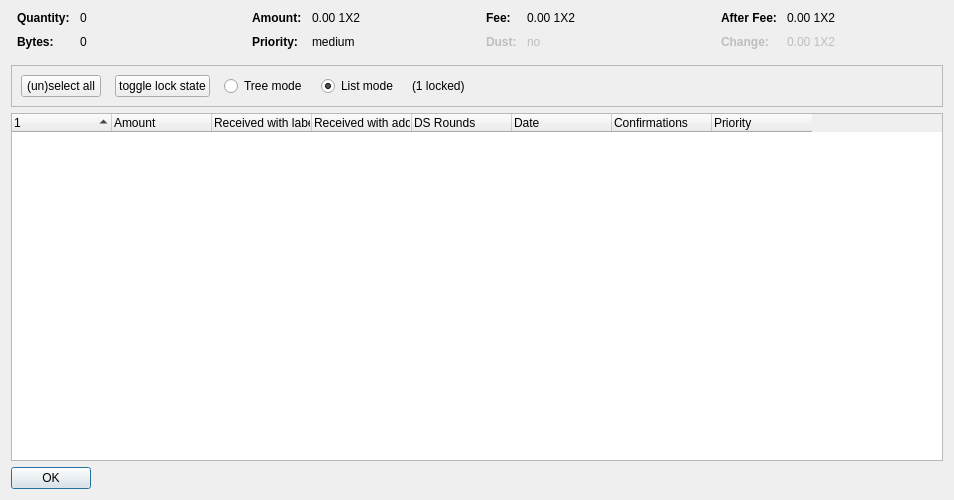
<?xml version="1.0" encoding="UTF-8"?>
<ui version="4.0">
 <class>CoinControlDialog</class>
 <widget class="QDialog" name="CoinControlDialog">
  <property name="geometry">
   <rect>
    <x>0</x>
    <y>0</y>
    <width>954</width>
    <height>500</height>
   </rect>
  </property>
  <property name="windowTitle">
   <string>Coin Selection</string>
  </property>
  <layout class="QVBoxLayout" name="verticalLayout">
   <item>
    <layout class="QHBoxLayout" name="horizontalLayoutTop" stretch="0,0,0,0">
     <property name="topMargin">
      <number>0</number>
     </property>
     <property name="bottomMargin">
      <number>10</number>
     </property>
     <item>
      <layout class="QFormLayout" name="formLayoutCoinControl1">
       <property name="horizontalSpacing">
        <number>10</number>
       </property>
       <property name="verticalSpacing">
        <number>10</number>
       </property>
       <property name="leftMargin">
        <number>6</number>
       </property>
       <property name="rightMargin">
        <number>6</number>
       </property>
       <item row="0" column="0">
        <widget class="QLabel" name="labelCoinControlQuantityText">
         <property name="font">
          <font>
           <weight>75</weight>
           <bold>true</bold>
          </font>
         </property>
         <property name="text">
          <string>Quantity:</string>
         </property>
        </widget>
       </item>
       <item row="0" column="1">
        <widget class="QLabel" name="labelCoinControlQuantity">
         <property name="cursor">
          <cursorShape>IBeamCursor</cursorShape>
         </property>
         <property name="contextMenuPolicy">
          <enum>Qt::ActionsContextMenu</enum>
         </property>
         <property name="text">
          <string notr="true">0</string>
         </property>
         <property name="textInteractionFlags">
          <set>Qt::LinksAccessibleByMouse|Qt::TextSelectableByKeyboard|Qt::TextSelectableByMouse</set>
         </property>
        </widget>
       </item>
       <item row="1" column="0">
        <widget class="QLabel" name="labelCoinControlBytesText">
         <property name="font">
          <font>
           <weight>75</weight>
           <bold>true</bold>
          </font>
         </property>
         <property name="text">
          <string>Bytes:</string>
         </property>
        </widget>
       </item>
       <item row="1" column="1">
        <widget class="QLabel" name="labelCoinControlBytes">
         <property name="cursor">
          <cursorShape>IBeamCursor</cursorShape>
         </property>
         <property name="contextMenuPolicy">
          <enum>Qt::ActionsContextMenu</enum>
         </property>
         <property name="text">
          <string notr="true">0</string>
         </property>
         <property name="textInteractionFlags">
          <set>Qt::LinksAccessibleByMouse|Qt::TextSelectableByKeyboard|Qt::TextSelectableByMouse</set>
         </property>
        </widget>
       </item>
      </layout>
     </item>
     <item>
      <layout class="QFormLayout" name="formLayoutCoinControl2">
       <property name="horizontalSpacing">
        <number>10</number>
       </property>
       <property name="verticalSpacing">
        <number>10</number>
       </property>
       <property name="leftMargin">
        <number>6</number>
       </property>
       <property name="rightMargin">
        <number>6</number>
       </property>
       <item row="0" column="0">
        <widget class="QLabel" name="labelCoinControlAmountText">
         <property name="font">
          <font>
           <weight>75</weight>
           <bold>true</bold>
          </font>
         </property>
         <property name="text">
          <string>Amount:</string>
         </property>
        </widget>
       </item>
       <item row="0" column="1">
        <widget class="QLabel" name="labelCoinControlAmount">
         <property name="cursor">
          <cursorShape>IBeamCursor</cursorShape>
         </property>
         <property name="contextMenuPolicy">
          <enum>Qt::ActionsContextMenu</enum>
         </property>
         <property name="text">
          <string notr="true">0.00 1X2</string>
         </property>
         <property name="textInteractionFlags">
          <set>Qt::LinksAccessibleByMouse|Qt::TextSelectableByKeyboard|Qt::TextSelectableByMouse</set>
         </property>
        </widget>
       </item>
       <item row="1" column="0">
        <widget class="QLabel" name="labelCoinControlPriorityText">
         <property name="font">
          <font>
           <weight>75</weight>
           <bold>true</bold>
          </font>
         </property>
         <property name="text">
          <string>Priority:</string>
         </property>
        </widget>
       </item>
       <item row="1" column="1">
        <widget class="QLabel" name="labelCoinControlPriority">
         <property name="cursor">
          <cursorShape>IBeamCursor</cursorShape>
         </property>
         <property name="contextMenuPolicy">
          <enum>Qt::ActionsContextMenu</enum>
         </property>
         <property name="text">
          <string>medium</string>
         </property>
         <property name="textInteractionFlags">
          <set>Qt::LinksAccessibleByMouse|Qt::TextSelectableByKeyboard|Qt::TextSelectableByMouse</set>
         </property>
        </widget>
       </item>
      </layout>
     </item>
     <item>
      <layout class="QFormLayout" name="formLayoutCoinControl3">
       <property name="horizontalSpacing">
        <number>10</number>
       </property>
       <property name="verticalSpacing">
        <number>10</number>
       </property>
       <property name="leftMargin">
        <number>6</number>
       </property>
       <property name="rightMargin">
        <number>6</number>
       </property>
       <item row="0" column="0">
        <widget class="QLabel" name="labelCoinControlFeeText">
         <property name="font">
          <font>
           <weight>75</weight>
           <bold>true</bold>
          </font>
         </property>
         <property name="text">
          <string>Fee:</string>
         </property>
        </widget>
       </item>
       <item row="0" column="1">
        <widget class="QLabel" name="labelCoinControlFee">
         <property name="cursor">
          <cursorShape>IBeamCursor</cursorShape>
         </property>
         <property name="contextMenuPolicy">
          <enum>Qt::ActionsContextMenu</enum>
         </property>
         <property name="text">
          <string notr="true">0.00 1X2</string>
         </property>
         <property name="textInteractionFlags">
          <set>Qt::LinksAccessibleByMouse|Qt::TextSelectableByKeyboard|Qt::TextSelectableByMouse</set>
         </property>
        </widget>
       </item>
       <item row="1" column="0">
        <widget class="QLabel" name="labelCoinControlLowOutputText">
         <property name="enabled">
          <bool>false</bool>
         </property>
         <property name="font">
          <font>
           <weight>75</weight>
           <bold>true</bold>
          </font>
         </property>
         <property name="text">
          <string>Dust:</string>
         </property>
        </widget>
       </item>
       <item row="1" column="1">
        <widget class="QLabel" name="labelCoinControlLowOutput">
         <property name="enabled">
          <bool>false</bool>
         </property>
         <property name="cursor">
          <cursorShape>IBeamCursor</cursorShape>
         </property>
         <property name="contextMenuPolicy">
          <enum>Qt::ActionsContextMenu</enum>
         </property>
         <property name="text">
          <string>no</string>
         </property>
         <property name="textInteractionFlags">
          <set>Qt::LinksAccessibleByMouse|Qt::TextSelectableByKeyboard|Qt::TextSelectableByMouse</set>
         </property>
        </widget>
       </item>
      </layout>
     </item>
     <item>
      <layout class="QFormLayout" name="formLayoutCoinControl4">
       <property name="horizontalSpacing">
        <number>10</number>
       </property>
       <property name="verticalSpacing">
        <number>10</number>
       </property>
       <property name="leftMargin">
        <number>6</number>
       </property>
       <property name="rightMargin">
        <number>6</number>
       </property>
       <item row="0" column="0">
        <widget class="QLabel" name="labelCoinControlAfterFeeText">
         <property name="font">
          <font>
           <weight>75</weight>
           <bold>true</bold>
          </font>
         </property>
         <property name="text">
          <string>After Fee:</string>
         </property>
        </widget>
       </item>
       <item row="0" column="1">
        <widget class="QLabel" name="labelCoinControlAfterFee">
         <property name="cursor">
          <cursorShape>IBeamCursor</cursorShape>
         </property>
         <property name="contextMenuPolicy">
          <enum>Qt::ActionsContextMenu</enum>
         </property>
         <property name="text">
          <string notr="true">0.00 1X2</string>
         </property>
         <property name="textInteractionFlags">
          <set>Qt::LinksAccessibleByMouse|Qt::TextSelectableByKeyboard|Qt::TextSelectableByMouse</set>
         </property>
        </widget>
       </item>
       <item row="1" column="0">
        <widget class="QLabel" name="labelCoinControlChangeText">
         <property name="enabled">
          <bool>false</bool>
         </property>
         <property name="font">
          <font>
           <weight>75</weight>
           <bold>true</bold>
          </font>
         </property>
         <property name="text">
          <string>Change:</string>
         </property>
        </widget>
       </item>
       <item row="1" column="1">
        <widget class="QLabel" name="labelCoinControlChange">
         <property name="enabled">
          <bool>false</bool>
         </property>
         <property name="cursor">
          <cursorShape>IBeamCursor</cursorShape>
         </property>
         <property name="contextMenuPolicy">
          <enum>Qt::ActionsContextMenu</enum>
         </property>
         <property name="text">
          <string notr="true">0.00 1X2</string>
         </property>
         <property name="textInteractionFlags">
          <set>Qt::LinksAccessibleByMouse|Qt::TextSelectableByKeyboard|Qt::TextSelectableByMouse</set>
         </property>
        </widget>
       </item>
      </layout>
     </item>
    </layout>
   </item>
   <item>
    <widget class="QFrame" name="frame">
     <property name="minimumSize">
      <size>
       <width>0</width>
       <height>40</height>
      </size>
     </property>
     <property name="frameShape">
      <enum>QFrame::StyledPanel</enum>
     </property>
     <property name="frameShadow">
      <enum>QFrame::Sunken</enum>
     </property>
     <layout class="QHBoxLayout" name="horizontalLayout">
      <item>
       <layout class="QHBoxLayout" name="horizontalLayoutPanel" stretch="0,0,0,0,0,0">
        <property name="spacing">
         <number>14</number>
        </property>
        <item>
         <widget class="QPushButton" name="pushButtonSelectAll">
          <property name="sizePolicy">
           <sizepolicy hsizetype="Maximum" vsizetype="Fixed">
            <horstretch>0</horstretch>
            <verstretch>0</verstretch>
           </sizepolicy>
          </property>
          <property name="text">
           <string>(un)select all</string>
          </property>
          <property name="autoDefault">
           <bool>false</bool>
          </property>
         </widget>
        </item>
        <item>
         <widget class="QPushButton" name="pushButtonToggleLock">
          <property name="sizePolicy">
           <sizepolicy hsizetype="Maximum" vsizetype="Fixed">
            <horstretch>0</horstretch>
            <verstretch>0</verstretch>
           </sizepolicy>
          </property>
          <property name="text">
           <string>toggle lock state</string>
          </property>
          <property name="autoDefault">
           <bool>false</bool>
          </property>
         </widget>
        </item>
        <item>
         <widget class="QRadioButton" name="radioTreeMode">
          <property name="sizePolicy">
           <sizepolicy hsizetype="Maximum" vsizetype="Fixed">
            <horstretch>0</horstretch>
            <verstretch>0</verstretch>
           </sizepolicy>
          </property>
          <property name="text">
           <string>Tree mode</string>
          </property>
         </widget>
        </item>
        <item>
         <widget class="QRadioButton" name="radioListMode">
          <property name="sizePolicy">
           <sizepolicy hsizetype="Maximum" vsizetype="Fixed">
            <horstretch>0</horstretch>
            <verstretch>0</verstretch>
           </sizepolicy>
          </property>
          <property name="text">
           <string>List mode</string>
          </property>
          <property name="checked">
           <bool>true</bool>
          </property>
         </widget>
        </item>
        <item>
         <widget class="QLabel" name="labelLocked">
          <property name="text">
           <string>(1 locked)</string>
          </property>
         </widget>
        </item>
        <item>
         <spacer name="horizontalSpacer">
          <property name="orientation">
           <enum>Qt::Horizontal</enum>
          </property>
          <property name="sizeHint" stdset="0">
           <size>
            <width>40</width>
            <height>20</height>
           </size>
          </property>
         </spacer>
        </item>
       </layout>
      </item>
     </layout>
    </widget>
   </item>
   <item>
    <widget class="CoinControlTreeWidget" name="treeWidget">
     <property name="contextMenuPolicy">
      <enum>Qt::CustomContextMenu</enum>
     </property>
     <property name="sortingEnabled">
      <bool>false</bool>
     </property>
     <property name="columnCount">
      <number>8</number>
     </property>
     <attribute name="headerShowSortIndicator" stdset="0">
      <bool>true</bool>
     </attribute>
     <attribute name="headerStretchLastSection">
      <bool>false</bool>
     </attribute>
     <column>
      <property name="text">
       <string/>
      </property>
     </column>
     <column>
      <property name="text">
       <string>Amount</string>
      </property>
     </column>
     <column>
      <property name="text">
       <string>Received with label</string>
      </property>
     </column>
     <column>
      <property name="text">
       <string>Received with address</string>
      </property>
     </column>
     <column>
      <property name="text">
       <string>DS Rounds</string>
      </property>
     </column>
     <column>
      <property name="text">
       <string>Date</string>
      </property>
     </column>
     <column>
      <property name="text">
       <string>Confirmations</string>
      </property>
      <property name="toolTip">
       <string>Confirmed</string>
      </property>
     </column>
     <column>
      <property name="text">
       <string>Priority</string>
      </property>
     </column>
    </widget>
   </item>
   <item>
    <widget class="QDialogButtonBox" name="buttonBox">
     <property name="sizePolicy">
      <sizepolicy hsizetype="Maximum" vsizetype="Fixed">
       <horstretch>0</horstretch>
       <verstretch>0</verstretch>
      </sizepolicy>
     </property>
     <property name="orientation">
      <enum>Qt::Horizontal</enum>
     </property>
     <property name="standardButtons">
      <set>QDialogButtonBox::Ok</set>
     </property>
    </widget>
   </item>
  </layout>
 </widget>
 <customwidgets>
  <customwidget>
   <class>CoinControlTreeWidget</class>
   <extends>QTreeWidget</extends>
   <header>coincontroltreewidget.h</header>
  </customwidget>
 </customwidgets>
 <resources/>
 <connections/>
</ui>
